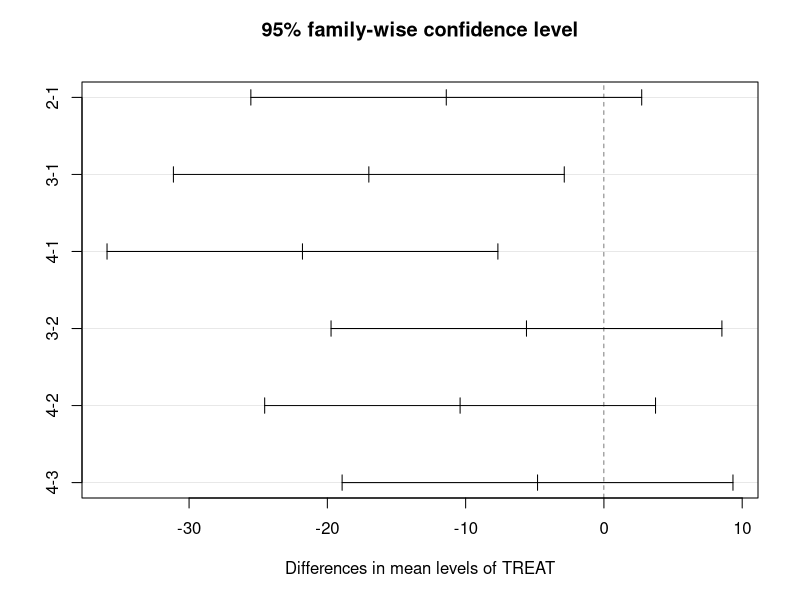
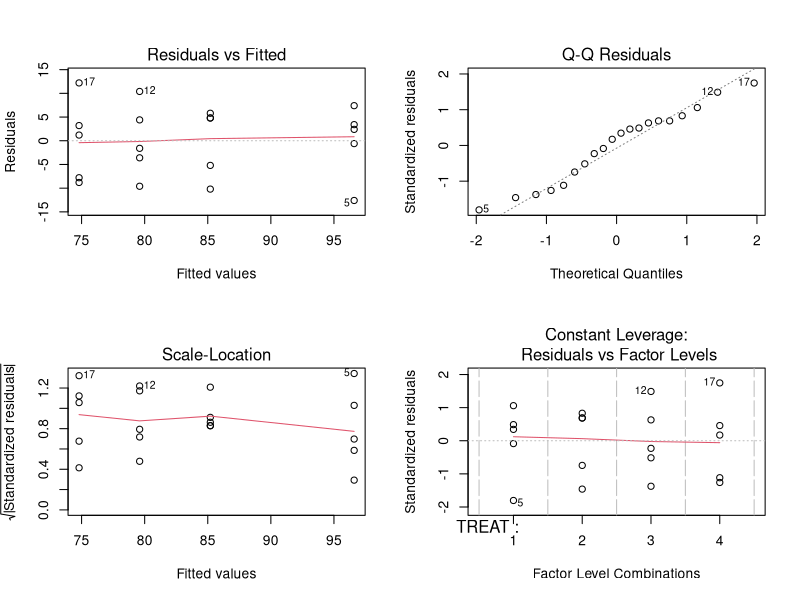
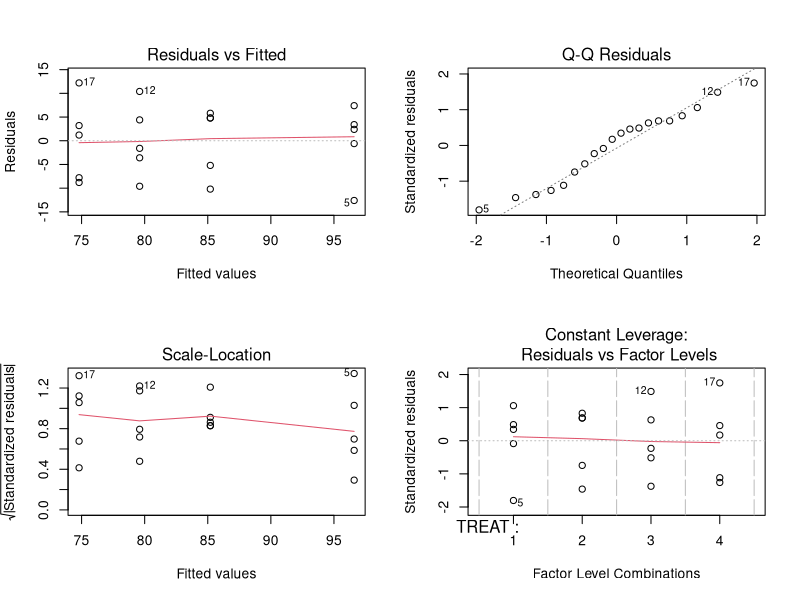
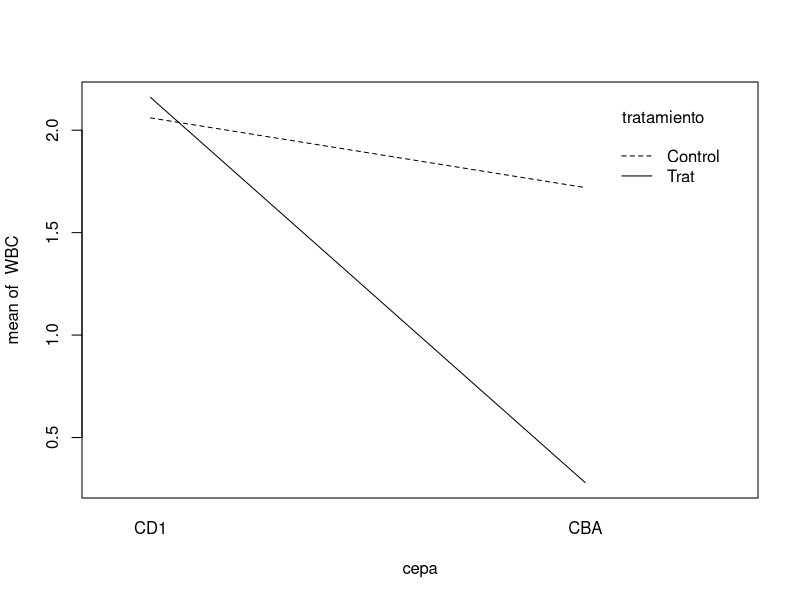
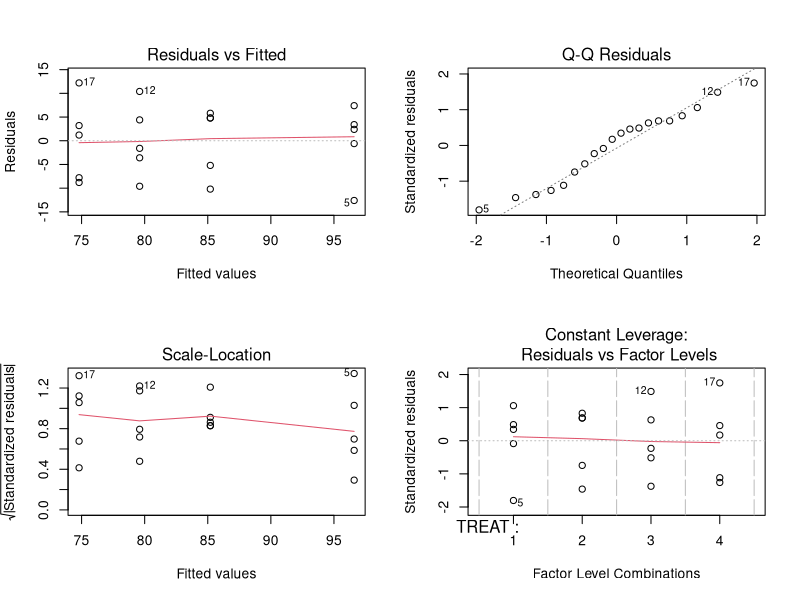

These charts were generated, in order, by the following R code:
## ---- chunk 1
knitr::opts_chunk$set(fig.width = 12, fig.height = 8, cache = FALSE,
                      echo = TRUE, warning = FALSE, message = FALSE)
## ---- chunk 2
RESP<-c(96,99,100,104,84,91,90,75,80,90,70,90,84,76,78,78,87,67,66,76)
TREAT<-rep(1:4, each=5)
dades<-data.frame (TREAT, RESP)
dades$TREAT <- as.factor(TREAT)
kableExtra::kable(dades)
## ---- chunk 3
attach (dades)
write.csv2(dades, file="dadesCRD.csv2", row.names=TRUE)


model <- RESP ~ TREAT

aov1<-aov (model, data=dades)
summary(aov1)

model.tables(aov1)
model.tables(aov1,type="means") # Mitjanes dels grups

(hsd=TukeyHSD(aov1,which="TREAT",conf=0.95))
plot(hsd)

### Check ANOVA model assumptions

opt<- par(mfrow=c(2,2))
plot(aov1)
par(opt)

### Clean memory
detach(dades)
rm(dades)
## ---- chunk 4
regeneration<-c(34.98,41.22,36.94,39.97,40.89,46.69, 46.65, 41.90, 42.07, 49.42, 52.68, 42.91, 37.18, 45.85, 40.23, 39.20, 37.99, 41.99, 37.61, 40.45, 34.89, 50.15, 44.57, 43.29)
dades<-expand.grid(medium=1:4, Tx =1:6)
dades<-cbind(dades,regeneration)
dades$medium<-as.factor(dades$medium)
dades$Tx<-as.factor(dades$Tx)
write.csv2(dades, "dadesRBD.csv2", row.names=TRUE)
kableExtra::kable(dades)
## ---- chunk 5
attach(dades)
model.1<- regeneration ~ medium + Tx
aov.1<-aov (model.1, data=dades)
summary(aov.1)

### If blocking had been ignored

model.0<- regeneration ~  Tx
aov.0<-aov (model.0, data=dades)
summary(aov.0)

### Check ANOVA model assumptions

opt<- par(mfrow=c(2,2))
plot(aov1)
par(opt)

### Clean memory
detach(dades)
rm(dades)
## ---- chunk 6
dades<-expand.grid(replica=1:5, tratamiento = c("Control", "Trat"),cepa=c("CD1", "CBA"))
WBC<-c( 3, 1.7, 1.5,2, 2.1, 1.9, 1.9, 3.5, 1.2, 2.3, 1.9, 2.6, 1.4, 1.6, 1.1, 0.4, 0.2, 0.1, 0.4, 0.3)
dades$cepa <-as.factor(dades$cepa)
dades$tratamiento <-as.factor(dades$tratamiento)
dades <- cbind(dades, WBC)
write.csv2(dades, "dadesFACTD.csv2", row.names=F)
kableExtra::kable(dades)
## ---- chunk 7
attach(dades)

model.1<- WBC ~ tratamiento + cepa # this model ignores interaction
aov.1<-aov (model.1, data=dades)
summary(aov.1)

model.2<- WBC ~ tratamiento + cepa + cepa:tratamiento
aov.2<-aov (model.2, data=dades)
summary(aov.2) # this shows that interaction had to be considered

interaction.plot(cepa, tratamiento, WBC)

### Check ANOVA model assumptions
opt<- par(mfrow=c(2,2)); plot(aov1); par(opt)

### Clean memory
detach(dades); rm(dades)
